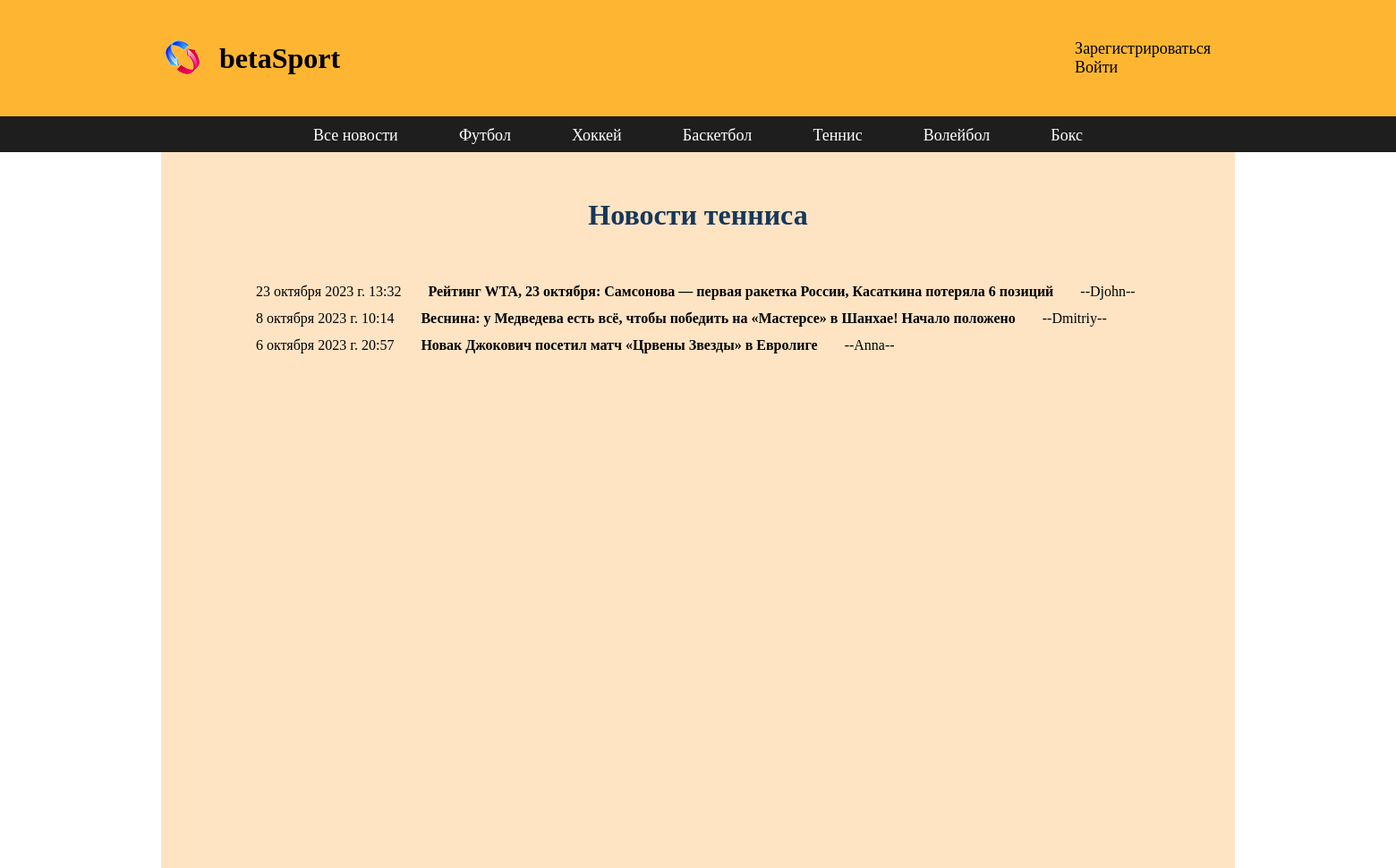
Screenshot of /tennis/ with the database file from the repository.
### newpost/models.py (models this page shows, shortened)
class Sportnews(models.Model):
    sport = [
        (1, "футбол"),
        (2, "хоккей"),
        (3, "баскетбол"),
        (4, "теннис"),
        (5, "волейбол"),
        (6, "бокс")
    ]
    tsport = models.PositiveSmallIntegerField('tsport', choices=sport)
    title = models.CharField(max_length=100)
    news = models.TextField(max_length=1500)
    created = models.DateTimeField(auto_now_add=True)
    image = models.ImageField(upload_to='images/', blank=True)
    user = models.ForeignKey(User, on_delete=models.CASCADE, blank=True)
    vote_total = models.IntegerField(default=0)
    vote_ratio = models.IntegerField(default=0)

### newpost/views.py (the view)
# urls.py: path('tennis/', views.tennis, name='tennis'),
def tennis(request):
    an = Sportnews.objects.order_by('-created')
    return render(request, 'newpost/tennis.html', {'an': an})

### newpost/templates/newpost/tennis.html
{% extends 'newpost/base.html' %}
{% block content %}
<div class="aut">
    <div class="zag">
            <h1>Новости тенниса</h1>
    </div>
</div>
<div class="new">
    {% for i in an %}
        {% if i.tsport == 4 %}
        <div class="blok">
            <div class="creat"> {{ i.created }} </div>
            <div class="tit"> <a href="{% url 'detail' i.id %}"> {{ i.title }} </a> </div>
            <div class="us"> --{{ i.user }}-- </div>
         </div>
        {% endif %}
    {% endfor %}
</div>
{% endblock %}

### newpost/static/css/style.css (style rules this page uses)
* { margin: 0; padding: 0; }
a { text-decoration: none; color: black; }
.content h1 { padding: 12px; }
.new { width: 1050px; margin-left: 100px; padding-right: 400px; margin-right: 150px; }
.blok { padding: 6px; display: flex; }
.tit { padding-left: 30px; font-weight: bold; }
.us { padding-left: 30px; }
.aut { display: flex; flex-direction: column; align-items: center; }
.zag { margin: 40px; color: rgb(23, 55, 92); }

### rows the page displays
Sportnews: created "23 октября 2023 г. 13:32", title "Рейтинг WTA, 23 октября: Самсонова — первая ракетка России, Касаткина потеряла 6 позиций", user "Djohn"
Sportnews: created "8 октября 2023 г. 10:14", title "Веснина: у Медведева есть всё, чтобы победить на «Мастерсе» в Шанхае! Начало положено", user "Dmitriy"
Sportnews: created "6 октября 2023 г. 20:57", title "Новак Джокович посетил матч «Црвены Звезды» в Евролиге", user "Anna"
